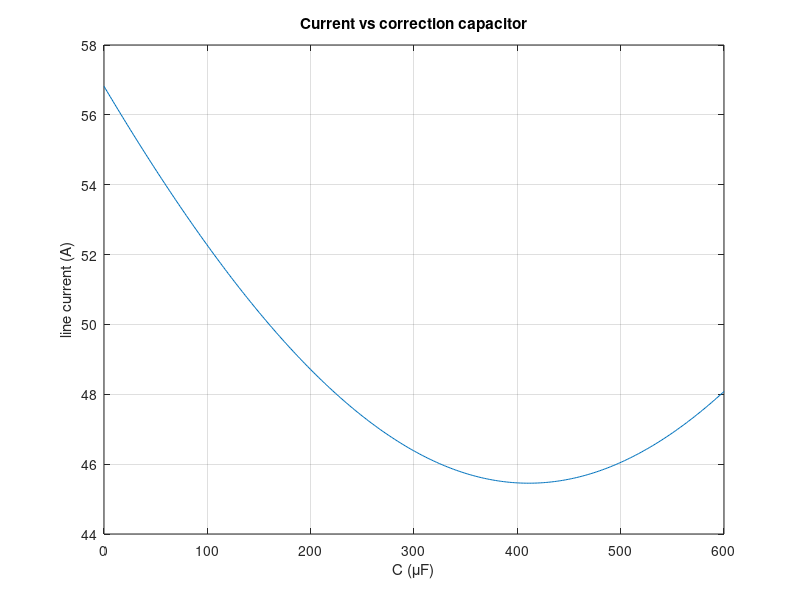

Recreate this plot in MATLAB. (Note: this script raises an error after producing the figure.)
% Circuits 1 — Power Factor Correction
%title: Power Factor Correction
%ar-title: تصحيح معامل القدرة
%lesson: c1-power-7
%course: circuits-1

%% Size the capacitor
%ar: Q المطلوب إزالته = P(tan θold − tan θnew)، ثم C = QC/(ω V²).
P = 10e3; V = 220; f = 60; w = 2*pi*f;
Qold = P*tan(acos(0.8)); Qnew = P*tan(acos(0.95));
QC = Qold - Qnew; C = QC/(w*V^2);
fprintf('Qold = %.1f, Qnew = %.1f, QC = %.1f VAR, C = %.1f uF\n', Qold, Qnew, QC, C*1e6)
%check: abs(C*1e6 - 230.9) < 0.1

%% The current drops
%ar: التيار = |S|/V. قبل التصحيح وبعده. نفس القدرة الحقيقية بتيار أقل ⇐ أسلاك أرخص وفقد أقل.
Iold = abs(P + 1j*Qold)/V; Inew = abs(P + 1j*Qnew)/V;
fprintf('I: %.2f A -> %.2f A\n', Iold, Inew)
%check: abs(Iold - 56.82) < 0.01 && abs(Inew - 47.85) < 0.01

%% Current versus capacitor size
%ar: نرسم التيار لمدى من المكثفات: ينزل حتى pf = 1 ثم يرجع يرتفع (تصحيح زائد يجعل الحمل سعويًا).
C = linspace(0, 600e-6, 400);
I = abs(P + 1j*(Qold - w*C*V^2))/V;
plot(C*1e6, I); grid on; xlabel('C (\muF)'); ylabel('line current (A)'); title('Current vs correction capacitor')
[Imin, k] = min(I);
fprintf('minimum current %.2f A at C = %.0f uF (pf = 1)\n', Imin, C(k)*1e6)

%%! Project idea: a correction calculator for a whole building
%ar: مشروع: دالة تأخذ P و pf الحالي والمطلوب والجهد والتردد وترجع المكثف وأقرب قيمة قياسية. استخدمها لعدة مبانٍ دفعة واحدة.
for x = [10e3 0.8; 25e3 0.75; 5e3 0.9]'
    c = pfc(x(1), x(2), 0.95, 220, 60);
    fprintf('P = %5.0f W, pf %.2f -> C = %.0f uF\n', x(1), x(2), c*1e6)
end

function C = pfc(P, pf1, pf2, V, f)
    C = P*(tan(acos(pf1)) - tan(acos(pf2))) / (2*pi*f*V^2);
end
